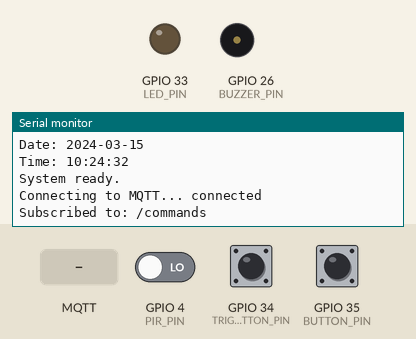
This program was run on a simulated ESP32. Parts: output pins drawn as LEDs (lit = HIGH), buzzer (waves = sounding, pin HIGH), the last lines printed to the serial monitor. The inputs (shaded band) are chosen by the test bench; at power-on: GPIO 4 (PIR_PIN) LOW, GPIO 34 (TRIGGER_BUTTON_PIN) LOW, GPIO 35 (BUTTON_PIN) LOW. WiFi joins after 1.5 s; servers stay silent unless stated; the local clock reads 2024-03-15 10:24:30 at power-on unless the program sets it; no MQTT or app messages arrive unless stated; not simulated (calls return 0 or success): secrets.h.

Above: at 3.7 s.
3.8 s: GPIO 4 (PIR_PIN) driven HIGH
At 4.9 s:
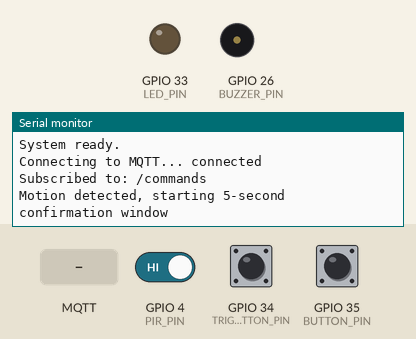
5.3 s: GPIO 34 (TRIGGER_BUTTON_PIN) pulled HIGH for 0.15 s
At 6.5 s:
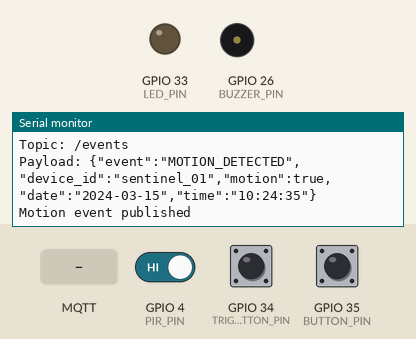
6.9 s: GPIO 35 (BUTTON_PIN) pulled HIGH for 0.15 s
At 7.3 s:
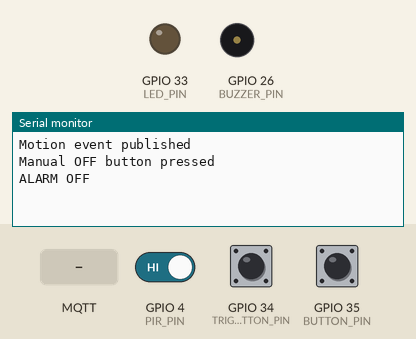
8.5 s: MQTT message "ALARM_ON" arrives on the first subscribed topic
At 9.7 s:
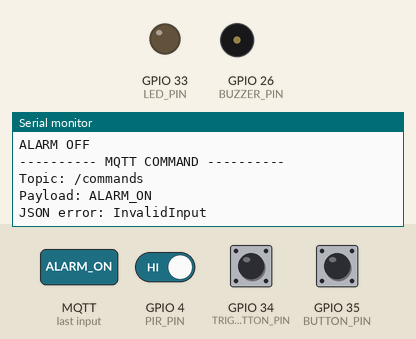
10.0 s: MQTT message "ALARM_OFF" arrives on the first subscribed topic
At 10.9 s:
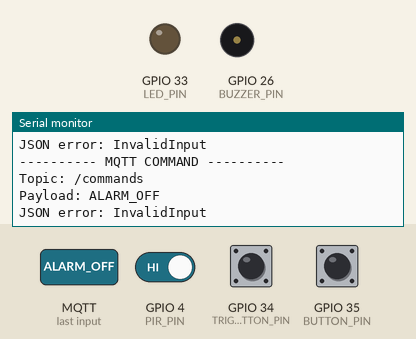
13.0 s: MQTT message "LED_ON" arrives on the first subscribed topic
At 14.3 s:
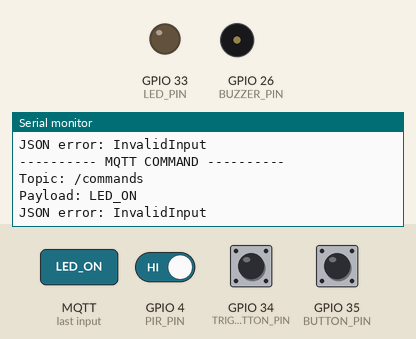

The program:

main.cpp
```cpp
#include <Arduino.h>
#include <WiFi.h>
#include <PubSubClient.h>
#include <ArduinoJson.h>
#include <time.h>

#include "secrets.h"  // WIFI_SSID, WIFI_PASS, TOPIC_PREFIX (see secrets.h.example)

// =====================================================
// MQTT
// =====================================================
const char* MQTT_SERVER = "broker.hivemq.com";  // public broker: use a unique TOPIC_PREFIX
const int MQTT_PORT = 1883;

const String MQTT_EVENTS_TOPIC = String(TOPIC_PREFIX) + "/events";
const String MQTT_COMMANDS_TOPIC = String(TOPIC_PREFIX) + "/commands";
const char* DEVICE_ID = "sentinel_01";

// =====================================================
// Hardware pins
// =====================================================
const int PIR_PIN = 4;             // HC-SR501 OUT
const int LED_PIN = 33;            // LED
const int BUZZER_PIN = 26;         // Buzzer
const int BUTTON_PIN = 35;         // Manual OFF button (input-only pin, external pull-down)
const int TRIGGER_BUTTON_PIN = 34; // Manual detection trigger (input-only pin, external pull-down)

// =====================================================
// Motion configuration
// =====================================================
const unsigned long MOTION_CONFIRM_TIME = 5000;  // motion must last 5 s
const unsigned long MOTION_COOLDOWN = 10000;     // min 10 s between events

// =====================================================
// Timezone (Morocco)
// =====================================================
const char* TZ_INFO = "Africa/Casablanca";

// =====================================================
// Objects and state
// =====================================================
WiFiClient espClient;
PubSubClient mqttClient(espClient);

bool motionActive = false;
bool eventSent = false;
bool alarmActive = false;

unsigned long motionStartTime = 0;
unsigned long lastMotionEvent = 0;

bool lastButtonState = LOW;
bool lastTriggerButtonState = LOW;

// =====================================================
// Time helpers
// =====================================================
bool getDateTime(String &date, String &time)
{
  struct tm timeinfo;

  if (!getLocalTime(&timeinfo))
  {
    Serial.println("Failed to obtain current time");
    return false;
  }

  char dateBuffer[11];
  char timeBuffer[9];

  strftime(dateBuffer, sizeof(dateBuffer), "%Y-%m-%d", &timeinfo);
  strftime(timeBuffer, sizeof(timeBuffer), "%H:%M:%S", &timeinfo);

  date = String(dateBuffer);
  time = String(timeBuffer);

  return true;
}

void setupTime()
{
  Serial.println();
  Serial.println("Synchronizing time...");

  configTzTime(TZ_INFO, "pool.ntp.org", "time.nist.gov");

  struct tm timeinfo;
  int attempts = 0;

  while (!getLocalTime(&timeinfo) && attempts < 20)
  {
    Serial.print(".");
    delay(500);
    attempts++;
  }

  Serial.println();

  if (getLocalTime(&timeinfo))
  {
    String date;
    String time;
    getDateTime(date, time);

    Serial.println("Time synchronized");
    Serial.println("Date: " + date);
    Serial.println("Time: " + time);
  }
  else
  {
    Serial.println("Could not synchronize time");
  }
}

// =====================================================
// WiFi
// =====================================================
void setupWiFi()
{
  Serial.println();
  Serial.print("Connecting to WiFi: ");
  Serial.println(WIFI_SSID);

  WiFi.begin(WIFI_SSID, WIFI_PASS);

  while (WiFi.status() != WL_CONNECTED)
  {
    delay(500);
    Serial.print(".");
  }

  Serial.println();
  Serial.println("WiFi connected, IP: " + WiFi.localIP().toString());
}

// =====================================================
// Publish motion event
// =====================================================
void publishMotionEvent()
{
  String currentDate;
  String currentTime;

  if (!getDateTime(currentDate, currentTime))
  {
    currentDate = "UNKNOWN";
    currentTime = "UNKNOWN";
  }

  JsonDocument doc;

  doc["event"] = "MOTION_DETECTED";
  doc["device_id"] = DEVICE_ID;
  doc["motion"] = true;
  doc["date"] = currentDate;
  doc["time"] = currentTime;

  char buffer[256];
  serializeJson(doc, buffer);

  Serial.println();
  Serial.println("---------- MQTT PUBLISH ----------");
  Serial.println("Topic: " + MQTT_EVENTS_TOPIC);
  Serial.print("Payload: ");
  Serial.println(buffer);

  if (mqttClient.publish(MQTT_EVENTS_TOPIC.c_str(), buffer))
  {
    Serial.println("Motion event published");
  }
  else
  {
    Serial.println("MQTT publish failed");
  }
}

// =====================================================
// Alarm
// =====================================================
void alarmOn()
{
  alarmActive = true;

  digitalWrite(LED_PIN, HIGH);
  digitalWrite(BUZZER_PIN, HIGH);

  Serial.println("ALARM ON (LED + buzzer)");
}

void alarmOff()
{
  alarmActive = false;

  digitalWrite(LED_PIN, LOW);
  digitalWrite(BUZZER_PIN, LOW);

  Serial.println("ALARM OFF");
}

// =====================================================
// MQTT callback (commands from the workflow)
// =====================================================
void mqttCallback(char* topic, byte* payload, unsigned int length)
{
  Serial.println();
  Serial.println("---------- MQTT COMMAND ----------");
  Serial.print("Topic: ");
  Serial.println(topic);

  String message;

  for (unsigned int i = 0; i < length; i++)
  {
    message += (char)payload[i];
  }

  Serial.print("Payload: ");
  Serial.println(message);

  JsonDocument doc;
  DeserializationError error = deserializeJson(doc, message);

  if (error)
  {
    Serial.print("JSON error: ");
    Serial.println(error.c_str());
    return;
  }

  const char* command = doc["command"];

  if (command == nullptr)
  {
    Serial.println("No command received");
    return;
  }

  if (strcmp(command, "ALARM_ON") == 0)
  {
    alarmOn();
  }
  else if (strcmp(command, "ALARM_OFF") == 0)
  {
    alarmOff();
  }
  else if (strcmp(command, "LED_ON") == 0)
  {
    digitalWrite(LED_PIN, HIGH);
    Serial.println("LED ON");
  }
  else if (strcmp(command, "LED_OFF") == 0)
  {
    digitalWrite(LED_PIN, LOW);
    Serial.println("LED OFF");
  }
  else
  {
    Serial.print("Unknown command: ");
    Serial.println(command);
  }
}

// =====================================================
// MQTT reconnect
// =====================================================
void reconnectMQTT()
{
  while (!mqttClient.connected())
  {
    Serial.print("Connecting to MQTT... ");

    String clientId = "sentinel_esp32_";
    clientId += String((uint32_t)ESP.getEfuseMac(), HEX);

    if (mqttClient.connect(clientId.c_str()))
    {
      Serial.println("connected");

      if (mqttClient.subscribe(MQTT_COMMANDS_TOPIC.c_str()))
      {
        Serial.println("Subscribed to: " + MQTT_COMMANDS_TOPIC);
      }
      else
      {
        Serial.println("Subscribe failed");
      }
    }
    else
    {
      Serial.print("failed, rc=");
      Serial.println(mqttClient.state());
      delay(3000);
    }
  }
}

// =====================================================
// Setup
// =====================================================
void setup()
{
  Serial.begin(115200);
  delay(1000);

  pinMode(PIR_PIN, INPUT);
  pinMode(LED_PIN, OUTPUT);
  pinMode(BUZZER_PIN, OUTPUT);
  pinMode(BUTTON_PIN, INPUT);
  pinMode(TRIGGER_BUTTON_PIN, INPUT);

  digitalWrite(LED_PIN, LOW);
  digitalWrite(BUZZER_PIN, LOW);

  Serial.println();
  Serial.println("==================================");
  Serial.println("SENTINEL SYSTEM");
  Serial.println("==================================");

  setupWiFi();
  setupTime();

  mqttClient.setServer(MQTT_SERVER, MQTT_PORT);
  mqttClient.setCallback(mqttCallback);

  Serial.println();
  Serial.println("System ready.");
}

// =====================================================
// Main loop
// =====================================================
void loop()
{
  if (!mqttClient.connected())
  {
    reconnectMQTT();
  }

  mqttClient.loop();

  // ---------- HC-SR501 motion detection ----------
  bool pirState = digitalRead(PIR_PIN);

  if (pirState == HIGH && !motionActive)
  {
    motionActive = true;
    eventSent = false;
    motionStartTime = millis();

    Serial.println();
    Serial.println("Motion detected, starting 5-second confirmation window");
  }

  if (motionActive && !eventSent)
  {
    unsigned long elapsed = millis() - motionStartTime;

    if (elapsed >= MOTION_CONFIRM_TIME && millis() - lastMotionEvent >= MOTION_COOLDOWN)
    {
      publishMotionEvent();

      lastMotionEvent = millis();
      eventSent = true;

      Serial.println("Motion event sent to the workflow");
    }
  }

  if (pirState == LOW && motionActive)
  {
    motionActive = false;
    Serial.println("Motion cleared");
  }

  // ---------- Manual OFF button (GPIO 35) ----------
  bool buttonState = digitalRead(BUTTON_PIN);

  if (buttonState == HIGH && lastButtonState == LOW)
  {
    Serial.println();
    Serial.println("Manual OFF button pressed");
    alarmOff();
    delay(150);
  }

  lastButtonState = buttonState;

  // ---------- Manual detection trigger button (GPIO 34) ----------
  bool triggerButtonState = digitalRead(TRIGGER_BUTTON_PIN);

  if (triggerButtonState == HIGH && lastTriggerButtonState == LOW)
  {
    Serial.println();
    Serial.println("Manual detection button pressed, sending MOTION_DETECTED...");

    publishMotionEvent();
    lastMotionEvent = millis();

    delay(150);
  }

  lastTriggerButtonState = triggerButtonState;
}
```

Measured:
- after the input at 3.8 s, the serial monitor: prints a new line at once (image 1)
- after the input at 5.3 s, the serial monitor: prints a new line at once (image 2)
- after the input at 6.9 s, the serial monitor: prints a new line at once (image 3)
- after the input at 8.5 s, the serial monitor: prints a new line at once (image 4)
- after the input at 10.0 s, the serial monitor: prints a new line at once (image 5)
- after the input at 13.0 s, the serial monitor: prints a new line at once (image 6)
